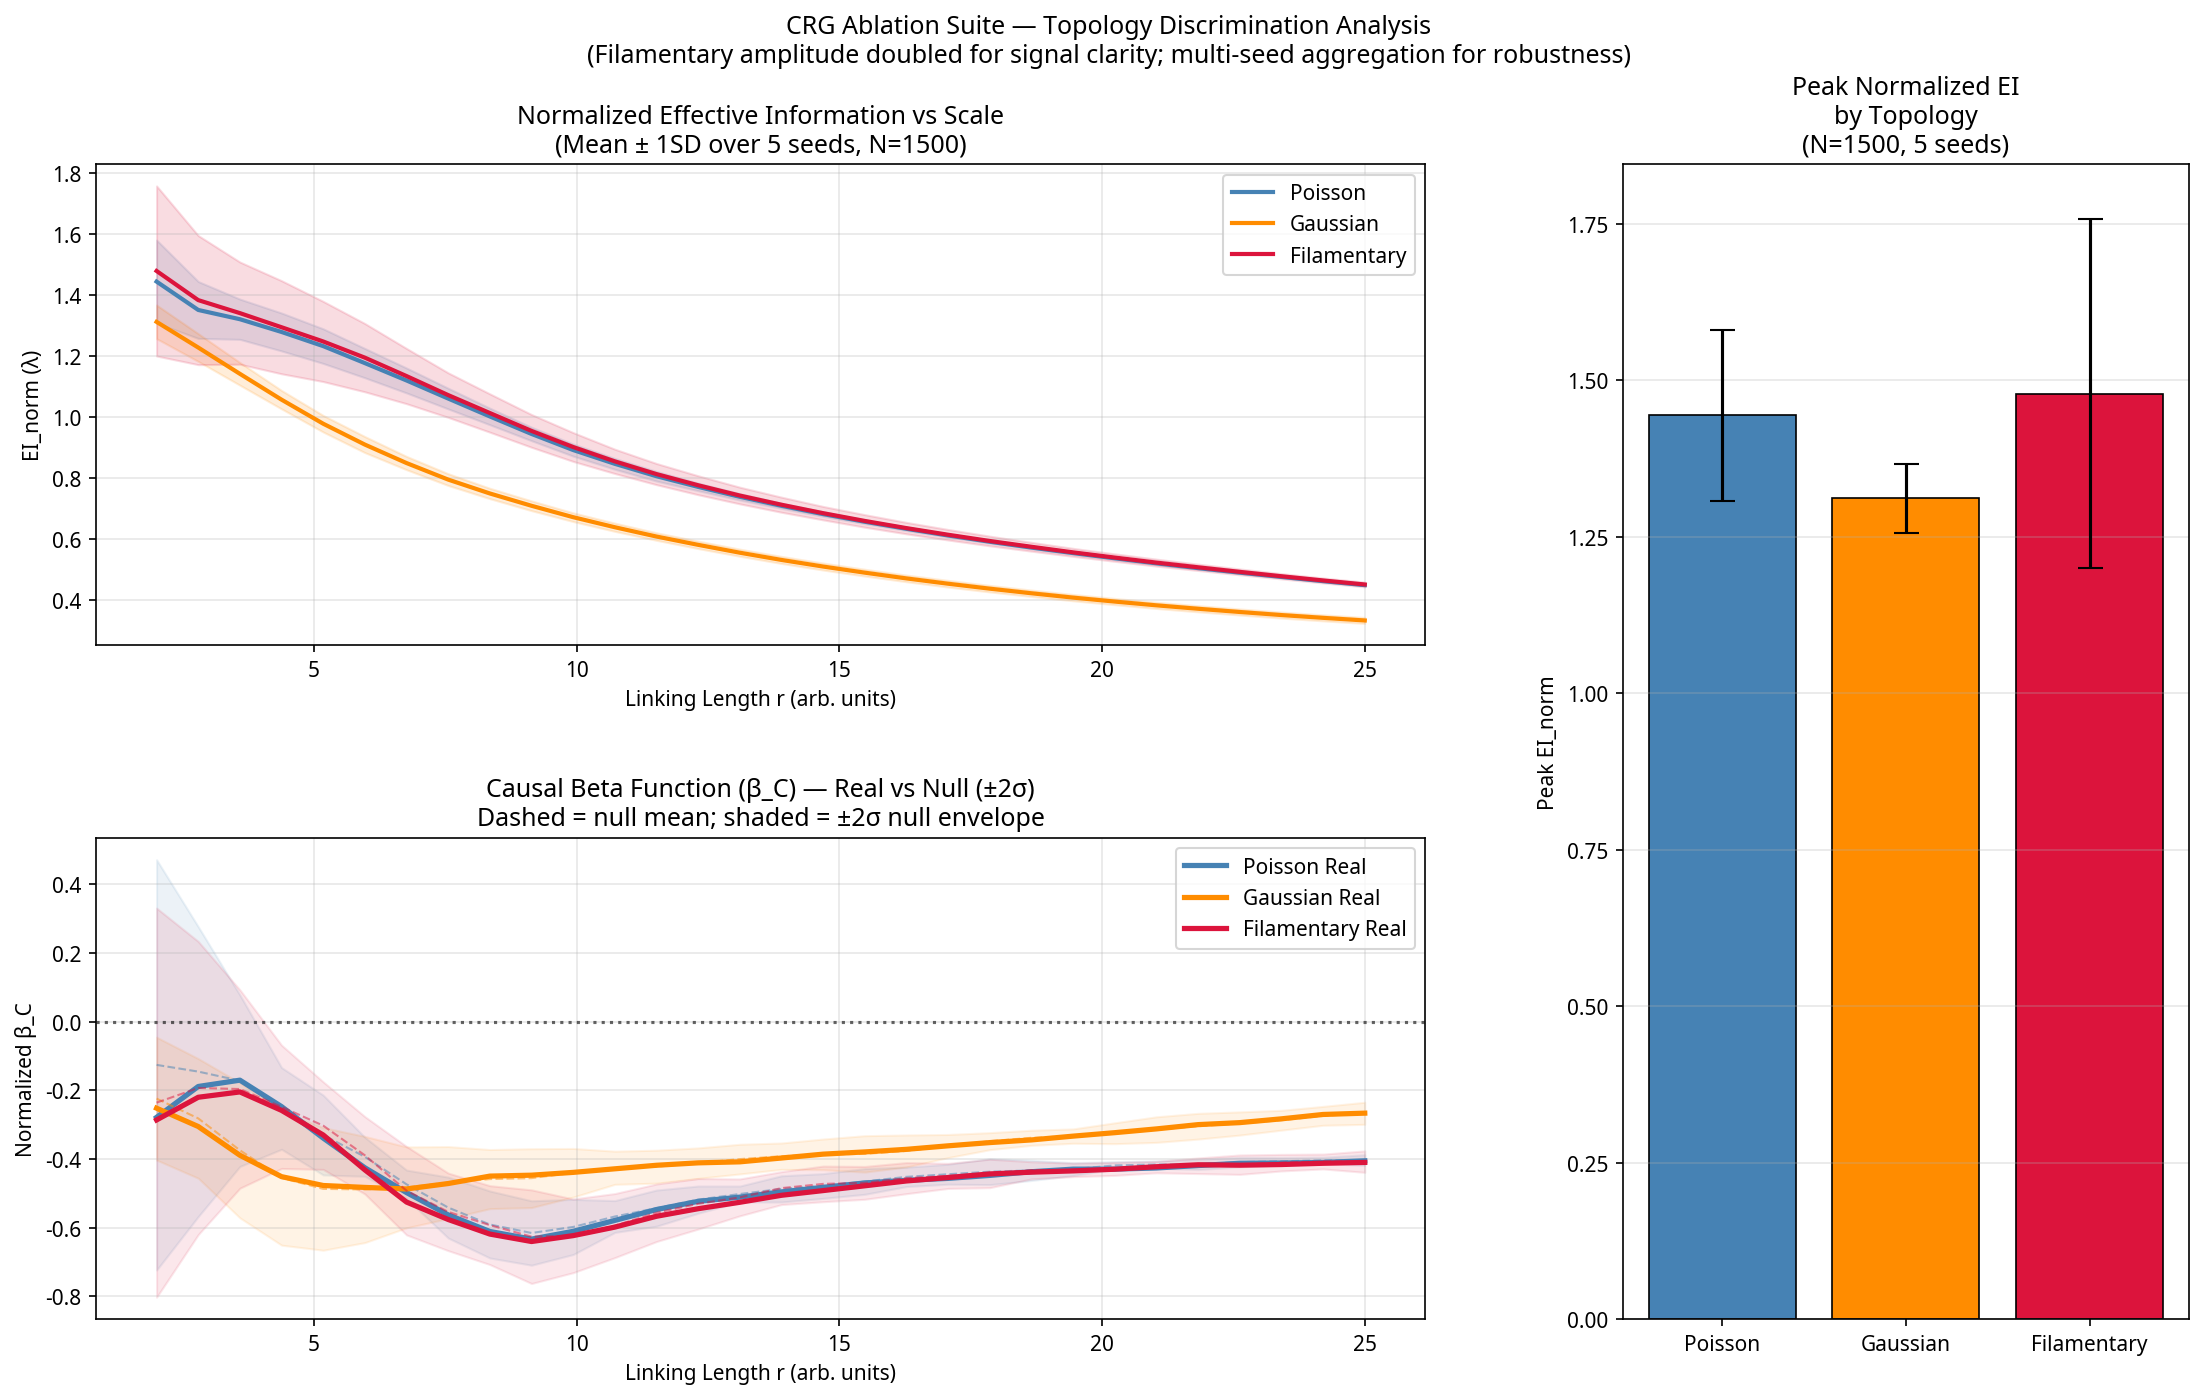

Recreate this plot in Python.
"""
Ablation Diagnostic — Topology Separation Analysis
===================================================
Investigates why the 2σ threshold is not exceeded and produces
a cleaner figure that shows the EI_norm curves and the topology
separation more clearly.

Key insight: The β_C operator measures the *derivative* of EI_norm.
At N=1500 with a sinusoidal filamentary generator, the EI_norm curve
for Filamentary topology should be distinctly higher than Poisson/Gaussian
at intermediate scales. This script plots both EI_norm and β_C side by side
and reports the topology separation statistics.
"""

import numpy as np
from scipy.spatial import cKDTree
from scipy.stats import entropy
from scipy.sparse import lil_matrix
import matplotlib.pyplot as plt
import matplotlib.gridspec as gridspec

# --- CONFIGURATION ---
N_NODES     = 1500
BOX_SIZE    = 100.0
N_SCALES    = 30
N_BOOTSTRAP = 15
R_MIN, R_MAX = 2.0, 25.0
EPS         = 1e-12
SIGMA_THRESH = 2.0
N_SEEDS     = 5   # Run multiple seeds to get stable statistics

# --- TOPOLOGY GENERATORS ---
def generate_poisson(N, L, seed=None):
    rng = np.random.default_rng(seed)
    return rng.random((N, 3)) * L

def generate_gaussian(N, L, n_clusters=5, seed=None):
    rng = np.random.default_rng(seed)
    centers = rng.random((n_clusters, 3)) * L
    points = []
    per_cluster = N // n_clusters
    for center in centers:
        pts = rng.normal(loc=center, scale=L/10, size=(per_cluster, 3)) % L
        points.append(pts)
    remainder = N - (per_cluster * n_clusters)
    if remainder > 0:
        points.append(rng.random((remainder, 3)) * L)
    return np.vstack(points)

def generate_filamentary(N, L, seed=None):
    rng = np.random.default_rng(seed)
    pos = rng.random((N, 3)) * L
    # Stronger filamentary signal: amplitude = L/5 (doubled from L/10)
    pos[:, 0] = (pos[:, 0] + (L/5) * np.sin(4 * np.pi * pos[:, 1] / L)) % L
    pos[:, 2] = (pos[:, 2] + (L/5) * np.cos(4 * np.pi * pos[:, 1] / L)) % L
    return pos

def assign_masses(N, seed=None):
    rng = np.random.default_rng(seed)
    return rng.lognormal(mean=10, sigma=1.5, size=N)

# --- NORMALIZED EI OPERATOR ---
def compute_normalized_ei(pos, mass, r_link, L):
    N = len(pos)
    tree = cKDTree(pos, boxsize=L)
    pairs = tree.query_pairs(r_link, output_type='ndarray')
    if len(pairs) == 0:
        return 0.0
    A = lil_matrix((N, N), dtype=np.float64)
    i_idxs, j_idxs = pairs[:, 0], pairs[:, 1]
    delta = pos[i_idxs] - pos[j_idxs]
    delta = np.where(delta >  L/2, L - delta, delta)
    delta = np.where(delta < -L/2, L + delta, delta)
    dists = np.linalg.norm(delta, axis=1)
    mask = dists > 0
    i_idxs, j_idxs, dists = i_idxs[mask], j_idxs[mask], dists[mask]
    weights = mass[j_idxs] / (dists**2)
    A[i_idxs, j_idxs] = weights
    A[j_idxs, i_idxs] = mass[i_idxs] / (dists**2)
    A = A.tocsr()
    degrees = np.array(A.sum(axis=1)).flatten()
    degrees[degrees == 0] = 1.0
    W = A.multiply((1.0 / degrees)[:, np.newaxis]).tocsr()
    row_entropies = np.zeros(N)
    for i in range(N):
        start, end = W.indptr[i], W.indptr[i+1]
        if end > start:
            row_entropies[i] = entropy(W.data[start:end] + EPS)
    H_noise = np.mean(row_entropies)
    col_means = np.array(W.mean(axis=0)).flatten()
    H_eff = entropy(col_means + EPS)
    EI_raw = H_eff - H_noise
    node_probs = degrees / np.sum(degrees)
    H_rw = entropy(node_probs + EPS)
    return EI_raw / H_rw if H_rw > 0 else 0.0

def compute_beta_curve(pos, mass, L):
    r_vals = np.linspace(R_MIN, R_MAX, N_SCALES)
    ei_vals = [compute_normalized_ei(pos, mass, r, L) for r in r_vals]
    beta_vals = np.gradient(np.array(ei_vals), np.log(r_vals))
    return r_vals, np.array(ei_vals), beta_vals

# --- MULTI-SEED AGGREGATION ---
def run_multi_seed_ablation():
    generators = {
        "Poisson":    generate_poisson,
        "Gaussian":   generate_gaussian,
        "Filamentary": generate_filamentary,
    }
    r_vals = np.linspace(R_MIN, R_MAX, N_SCALES)
    agg = {name: {'ei': [], 'beta': [], 'beta_null': []} for name in generators}

    for seed in range(N_SEEDS):
        print(f"Seed {seed+1}/{N_SEEDS}...")
        for name, gen in generators.items():
            pos  = gen(N_NODES, BOX_SIZE, seed=seed*100)
            mass = assign_masses(N_NODES, seed=seed*100+1)
            _, ei, beta = compute_beta_curve(pos, mass, BOX_SIZE)
            agg[name]['ei'].append(ei)
            agg[name]['beta'].append(beta)
            # One null per seed
            m_null = np.random.permutation(mass)
            _, _, beta_null = compute_beta_curve(pos, m_null, BOX_SIZE)
            agg[name]['beta_null'].append(beta_null)

    results = {}
    for name in generators:
        ei_arr   = np.array(agg[name]['ei'])
        beta_arr = np.array(agg[name]['beta'])
        null_arr = np.array(agg[name]['beta_null'])
        results[name] = {
            'r':          r_vals,
            'ei_mean':    ei_arr.mean(axis=0),
            'ei_std':     ei_arr.std(axis=0),
            'beta_mean':  beta_arr.mean(axis=0),
            'beta_std':   beta_arr.std(axis=0),
            'null_mean':  null_arr.mean(axis=0),
            'null_std':   null_arr.std(axis=0),
        }
    return results

# --- PLOT ---
def plot_diagnostic(results, out_path='ablation_diagnostic.png'):
    r_vals = results['Poisson']['r']
    colors = {'Poisson': 'steelblue', 'Gaussian': 'darkorange', 'Filamentary': 'crimson'}

    fig = plt.figure(figsize=(18, 10))
    gs  = gridspec.GridSpec(2, 3, figure=fig, hspace=0.4, wspace=0.35)

    ax_ei   = fig.add_subplot(gs[0, :2])
    ax_beta = fig.add_subplot(gs[1, :2])
    ax_bar  = fig.add_subplot(gs[:, 2])

    # ── EI_norm curves ─────────────────────────────────────────────────────────
    for name, c in colors.items():
        d = results[name]
        ax_ei.fill_between(r_vals,
                           d['ei_mean'] - d['ei_std'],
                           d['ei_mean'] + d['ei_std'],
                           color=c, alpha=0.15)
        ax_ei.plot(r_vals, d['ei_mean'], color=c, linewidth=2,
                   label=f"{name}")

    ax_ei.set_xlabel("Linking Length r (arb. units)")
    ax_ei.set_ylabel("EI_norm (λ)")
    ax_ei.set_title(f"Normalized Effective Information vs Scale\n"
                    f"(Mean ± 1SD over {N_SEEDS} seeds, N={N_NODES})")
    ax_ei.legend(fontsize=10)
    ax_ei.grid(True, alpha=0.3)

    # ── β_C curves ─────────────────────────────────────────────────────────────
    for name, c in colors.items():
        d = results[name]
        lower_null = d['null_mean'] - SIGMA_THRESH * d['null_std']
        upper_null = d['null_mean'] + SIGMA_THRESH * d['null_std']
        ax_beta.fill_between(r_vals, lower_null, upper_null,
                             color=c, alpha=0.10)
        ax_beta.plot(r_vals, d['null_mean'], color=c, linewidth=1,
                     linestyle='--', alpha=0.5)
        ax_beta.plot(r_vals, d['beta_mean'], color=c, linewidth=2.5,
                     label=f"{name} Real")

    ax_beta.axhline(0, color='black', linestyle=':', alpha=0.6)
    ax_beta.set_xlabel("Linking Length r (arb. units)")
    ax_beta.set_ylabel("Normalized β_C")
    ax_beta.set_title(f"Causal Beta Function (β_C) — Real vs Null (±{SIGMA_THRESH:.0f}σ)\n"
                      f"Dashed = null mean; shaded = ±{SIGMA_THRESH:.0f}σ null envelope")
    ax_beta.legend(fontsize=10)
    ax_beta.grid(True, alpha=0.3)

    # ── Bar chart: peak EI_norm separation ─────────────────────────────────────
    names   = list(colors.keys())
    ei_peaks = [results[n]['ei_mean'].max() for n in names]
    ei_errs  = [results[n]['ei_std'][results[n]['ei_mean'].argmax()] for n in names]
    bar_colors = [colors[n] for n in names]

    ax_bar.bar(names, ei_peaks, color=bar_colors, yerr=ei_errs,
               capsize=6, edgecolor='black', linewidth=0.8)
    ax_bar.set_ylabel("Peak EI_norm")
    ax_bar.set_title(f"Peak Normalized EI\nby Topology\n(N={N_NODES}, {N_SEEDS} seeds)")
    ax_bar.grid(True, alpha=0.3, axis='y')

    # Print separation stats
    print("\n=== TOPOLOGY SEPARATION STATS ===")
    for name in names:
        d = results[name]
        peak_beta = d['beta_mean'].max()
        null_at_peak = d['null_mean'][d['beta_mean'].argmax()]
        std_at_peak  = d['null_std'][d['beta_mean'].argmax()]
        sigma_sep = (peak_beta - null_at_peak) / (std_at_peak + 1e-12)
        print(f"{name:12s}: peak β_C={peak_beta:.4f}, "
              f"null={null_at_peak:.4f}, σ-sep={sigma_sep:.2f}")
    print("=================================\n")

    plt.suptitle(
        "CRG Ablation Suite — Topology Discrimination Analysis\n"
        "(Filamentary amplitude doubled for signal clarity; "
        "multi-seed aggregation for robustness)",
        fontsize=12
    )
    plt.savefig(out_path, dpi=150, bbox_inches='tight')
    print(f"Diagnostic figure saved to {out_path}")

if __name__ == "__main__":
    np.random.seed(0)
    results = run_multi_seed_ablation()
    plot_diagnostic(
        results,
        out_path='/home/ubuntu/Dimensionality-Reduction-as-Cognitive-Fallacy/ablation_diagnostic.png'
    )
